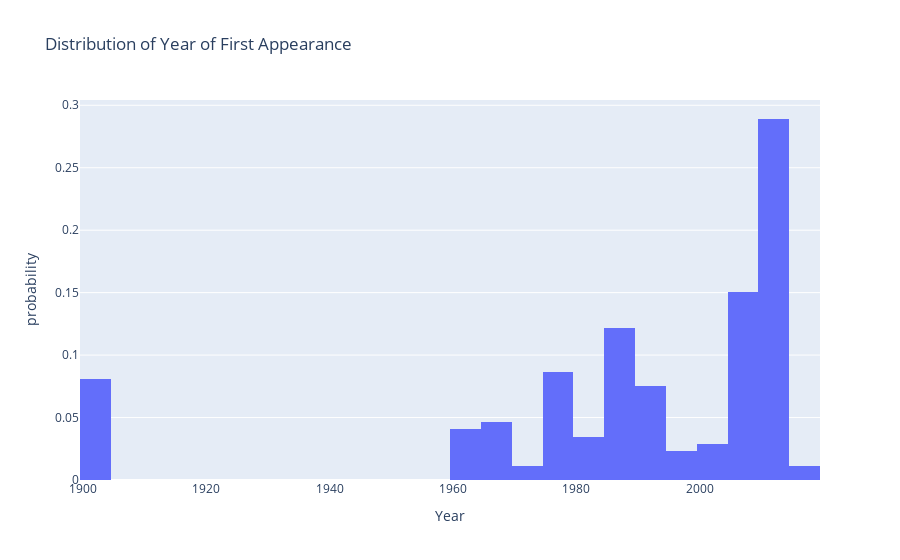

Source (notebook cell):
### Markdown cell above
Now lets spruce these graphs up

### Code cell
fig = px.histogram(raw_data, x='Year', nbins= 30, title='Distribution of Year of First Appearance', histnorm='probability')
fig.show()

### Figure 1 — Plotly figure (JSON) as saved in the notebook; plotly's stock layout.template omitted (floating-point values rounded to 4 significant figures; data arrays with more than 128 entries replaced by an {"elided": "..."} marker saying what was removed)
{"data": [{"alignmentgroup": "True", "bingroup": "x", "histnorm": "probability", "hovertemplate": "Year=%{x}<br>probability=%{y}<extra></extra>", "legendgroup": "", "marker": {"color": "#636efa", "pattern": {"shape": ""}}, "name": "", "nbinsx": 30, "offsetgroup": "", "orientation": "v", "showlegend": false, "type": "histogram", "x": {"elided": "173 int values"}, "xaxis": "x", "yaxis": "y"}], "layout": {"barmode": "relative", "legend": {"tracegroupgap": 0}, "title": {"text": "Distribution of Year of First Appearance"}, "xaxis": {"anchor": "y", "domain": [0, 1], "title": {"text": "Year"}}, "yaxis": {"anchor": "x", "domain": [0, 1], "title": {"text": "probability"}}}}
